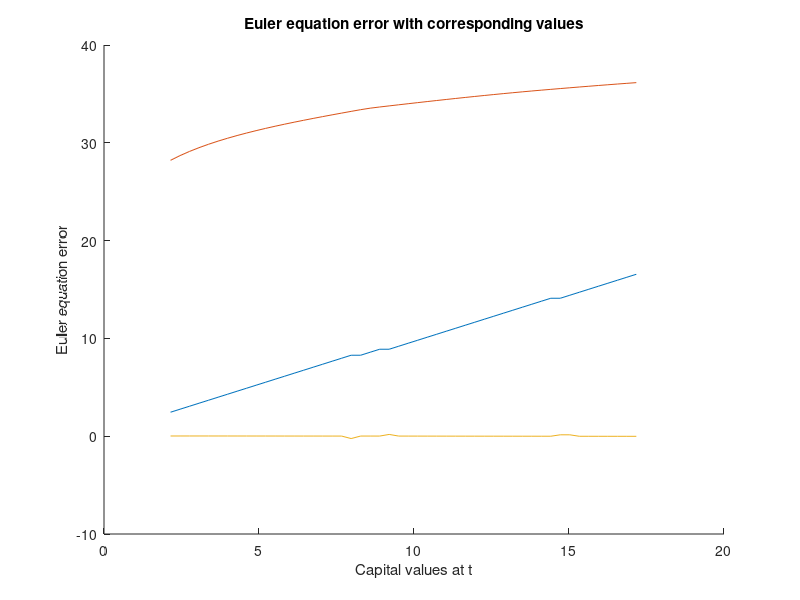

MATLAB code to generate this figure: (Note: this script raises an error after producing the figure.)
% ==========================
% Problem set solving the stochastic neoclassical growth model different
% ways
% ==========================
% clear the workspace
clear
% close all figures
close all
%addpath('C:\Users\tbroer\Dropbox\Teaching\PSE\2021 Quantitative Macro\Problem sets\PS RBC')
%addpath('C:\Users\tbroer\Dropbox\Teaching\PSE\2021 Quantitative Macro\Problem sets')

% ============
% parameters
% ============
alpha=0.4; % capital share - this is alpha
beta = 0.99; % discount factor
rho = 0.95;   % persistence of TFP shock
sigma = 2.00000001; % CRRA coefficient (for 1 equals log, but need to replace the function, so set close to 1)
delta=0.1;

% ============
% options and convergence criteria
% ============

Howard =1; % set to 1 if you want to do policy fct iteration / Howard improvement
criter_V = 1e-6; % conv criterion for value function
N=50; % number of grid points
linear=1; % grid linear or not

%mean of capital non-stochastic steady state
kbar=((1/beta-1+delta)/(alpha))^(1/(alpha-1));
k_0 = 0.75*kbar;


% ==============
% 0. Grids,  etc
% ==============

% center the grid around mean of capital non-stochastic steady state
kbar=((1/beta-1+delta)/(alpha))^(1/(alpha-1));
% the grid
if delta==1
    if linear==1
        % linear sequence kbar -2kbar in N steps
        kgrid=linspace(kbar/2,2*kbar,N);
    else
        % linear sequence 0-0.5 in N steps, divided by 0.5 all to the power
        % of 5; times 1.5kbar
        temp=linspace(0,0.5,N).^5/0.5^5*(2*kbar-kbar/2);
        % 0.5kbar + temp
        kgrid=kbar/2+temp;
    end
else
    % if delta ~= 1, linear sequence 0.25kbar-2kbar in N steps
    kgrid=linspace(kbar/4 ,2*kbar,N);
end

% ==============
% 1. analytical case delta=1, finite T and infinite T
% ==============

alpha=0.4; % capital share - this is alpha
beta = 0.99; % discount factor
rho = 0.95;   % persistence of TFP shock
sigma = 2.00000001; % CRRA coefficient (for 1 equals log, but need to replace the function, so set close to 1)
delta=0.1;

% a. analytical policies, finite and infinite horizon


if delta==1 % only makes sense for delta=1
    k_analyt=zeros(1,T);
    
    k_analyt(1)=k_0;
    k_analyt_finite(1)=k_0;
    for t=2:T
        k_analyt(t)=(alpha*beta)*k_analyt(t-1)^alpha;
        temp=0;
        if t<T
            for i=t:T-1
                temp=alpha*beta*(1+temp);
            end
        end
        coef(t)=temp/(1+temp);
        k_analyt_finite(t)=coef(t)*k_analyt_finite(t-1)^alpha;
    end
    for i=1:N
        kprime_analyt(i)=(alpha*beta)*kgrid(i)^alpha;
    end
end

% ==============
% 2. Value function iteration (solve with and w/o Howard / policy function iteration), infinite T
% ==============

%pre-allocate matrices c, u for speed
u = zeros(N,N);
c = zeros(N,N);

% one period return
for i=1:N
    for j=1:N %Think if kgrid(j) is correct or should maybe be kprime for the - kgrid(j)
        c(i,j)= kgrid(i)^alpha - kgrid(j) + (1-delta)*kgrid(i);
        if c(i,j)>0
            u(i,j)=(c(i,j)^(1-sigma) -1)/(1-sigma);
        else
            %But I think the above should be correct, bc of same structure
            %here
            u(i,j)=-1e50*((kgrid(i)^alpha+(1-delta)*kgrid(i)-kgrid(j))<=0);
            %we penalize the negative value of c by giving them an utility
            %of minus infinity
        end
    end
end

% initial guesses and preallocations
dV=1;

%V= k_0^alpha - kgrid + (1-delta)*k_0;
%V= (V.^(1-sigma) -1)/(1-sigma);
% Alternative initial value definition
V = zeros(1,N);
VV = zeros(N,N);
Vnew = zeros(1,N);
kprime = zeros(1,N);
Vnewhow = zeros(1,N);
index = zeros(1,N); %stores the index of the optimal policy kprime(kgrid(i))
%kgrid(index(i))=kprime(i)
iter=0;
tic

% main loop
while dV>criter_V
    iter=iter+1;
    for i=1:N % loop over capital today
        for j=1:N %... and over capital tomorrow
            VV(i,j)= u(i,j) + beta*V(j); %this is without the interpolation
        end
        % take maximum over capital tomorrow
        [Vnew(i), maxI]= max(VV(i,:));
        index(i) = maxI;
        % record policy function - doesnt make sense
        kprime(i) = kgrid(maxI);
    end
    %dV =max(abs(Vnew-V)); %new-Corentin
    % Howard - doesn't help much here
    if Howard==1 && iter>3 %dV<criter_V*10^3  
        %k_mid_convergence = iter;
%         dVV=1;
%         while dVV>criter_V
%             for i=1:N
%                 temp = kgrid(i)^alpha - kprime(i) + (1-delta)*kgrid(i);
%                 temp = (temp^(1-sigma) -1)/(1-sigma);
%                 Vnewhow(i)=temp + beta*Vnew(i);
%                 clear temp
%             end
%             dVV=max(max(abs(Vnewhow-Vnew)));
%             %disp(dVV)
%             Vnew=Vnewhow;
%             disp("dVV")
%             disp(dVV)
%         end
        for i=1:N %new - Corentin
            temp = kgrid(i)^alpha - kprime(i) + (1-delta)*kgrid(i);
            temp = (temp^(1-sigma) -1)/(1-sigma);
            %[V_test , h] = max((u(i,:)+beta*Vnew));
            %gives us the result of the optimal policy for a given i and a
            %given V : V_test solves the maximization problem
            Vnewhow(i)=temp + beta*Vnew(index(i)); %Vnew(index(i))=V evaluated in kprime(i)
            clear temp
        end
        dV=max(abs(Vnewhow-Vnew));
        Vnew=Vnewhow;
        disp("dVHoward");
        disp(dV);
        iter = iter+1; 
        %we count 1 loop with policy function iteration as one iteration to
        %compare with the case without howard
    end %end of new-Corentin
    
    % calculate convergence criterion
    % but basically, we stop if the old-new difference in values is small
    dV=max(abs(Vnew-V)); %works also without doubling max
    % updated value function
    V=Vnew;
    disp('dV')
    disp(dV)
end

V_disc_VFI=V;
toc

%% Build plots for policy functions - Plot policy function k'(k)
hold on
title("K' policy function plot")
plot(kgrid, kprime), xlabel('Capital values at t'), ylabel('Capital level at t+1');
hold off
%%
hold on
title("Value function plot by capital values")
plot(kgrid, V), xlabel('Capital values at t'), ylabel('Value function result at t');
hold off
%%

% Euler equation errors in percent

% consumption vector today
c1= kgrid.^alpha + (1- delta)*kgrid - kprime;
% consumption vector at choice kprime tomorrow
c2= interp1(kgrid, c1, kprime,'linear','extrap');
% marginal productivity
margprod=alpha.*kprime.^(alpha-1) + 1 - delta;

EEerror_disc=(c1 - beta.*margprod.^(-1/sigma).*c2)./c1;
maxEEerror_disc=max(abs(EEerror_disc));

hold on
title("Euler equation error with corresponding values")
plot(kgrid, EEerror_disc), xlabel('Capital values at t'), ylabel('Euler equation error');
hold off
%%
% ==============
% 3. Value function iteration with interpolation
% ==============
% set options for fminsearch
options=optimset('MaxIter',5000,'MaxFunEval',5000,'TolFun',1e-12);
% initial guesses
dV=1;
V=V_disc_VFI;%zeros(N,1);
iter=0;
tic
kprime_VFI_cont=kprime;%kprime_VFI; %initial guess

        alpha1 = (3-sqrt(5))/2;
        alpha2 = (sqrt(5)-1)/2;
tic

% fminsearch
while dV>criter_V
    iter=iter+1;
    kprimelow=min(kgrid); kprimehigh=1.3*min(kgrid);
    for i=1:N % loop over capital today
        % find maximum over capital tomorrow - now using interpolation
        [kprime_VFI_cont(i),Vnew(i,1)]=fminsearch(@(x) Valuefun(x,kgrid,kgrid(i),alpha,sigma,V,delta,beta),kprime_VFI_cont(i),options);
    end
    Vnew=-Vnew; % take negative as Valuefun is for minimisation
    % calculate convergence criterion
    dV=max(max(abs(Vnew-V)));
    % updated value function
    V=Vnew;
    %disp('dV')
    %disp(dV)%
end
t_fmins=toc;
%%
% with Golden Search
dV=1;
ctemp=kgrid.^alpha+(1-delta)*kgrid;
V=V_disc_VFI;%(ctemp.^(1-sigma)-1)/(1-sigma)
kprime_VFI_contG = zeros(1,N);
VnewG = zeros(1,N);
iter=0;
tic
while dV>criter_V
    iter=iter+1;

    for i=1:N % loop over capital today
        
        if i==1
            kprimelow=min(kgrid); 
            kprimehigh=max(kgrid);
        else
            kprimelow=max(kprimelow,min(kgrid)); 
            kprimehigh=1.2*kprimelow;
        end
        b1=kprimelow+alpha1*(kprimehigh-kprimelow); %lower bound candidate
        b2=kprimelow+alpha2*(kprimehigh-kprimelow); %upper bound candidate
        %Starting value function results
        Vlow=Valuefunpos(kprimelow,kgrid,kgrid(i),alpha,sigma,V,delta,beta);
        Vhigh=Valuefunpos(kprimehigh,kgrid,kgrid(i),alpha,sigma,V,delta,beta);
        %Candidate value function results
        % Lower bound cand result
        Vb1=Valuefunpos(b1,kgrid,kgrid(i),alpha,sigma,V,delta,beta);
        % Upper bound cand result
        Vb2=Valuefunpos(b2,kgrid,kgrid(i),alpha,sigma,V,delta,beta);
        dk=1;
        criter_k=1e-12;
        while dk>criter_k
        % use golden search
        if Vb2>Vb1                                            
            kprimelow=b1; 
            Vlow=Valuefunpos(kprimelow,kgrid,kgrid(i),alpha,sigma,V,delta,beta);
            b1=kprimelow+alpha1*(kprimehigh-kprimelow);
            Vb1=Valuefunpos(b1,kgrid,kgrid(i),alpha,sigma,V,delta,beta);
            b2=kprimelow+alpha2*(kprimehigh-kprimelow);
            Vb2=Valuefunpos(b2,kgrid,kgrid(i),alpha,sigma,V,delta,beta);
        else
            kprimehigh=b2;
            Vhigh=Valuefunpos(kprimehigh,kgrid,kgrid(i),alpha,sigma,V,delta,beta);
            b2=kprimelow+alpha2*(kprimehigh-kprimelow);
            Vb2=Valuefunpos(b2,kgrid,kgrid(i),alpha,sigma,V,delta,beta);
            b1=kprimelow+alpha1*(kprimehigh-kprimelow);
            Vb1=Valuefunpos(b1,kgrid,kgrid(i),alpha,sigma,V,delta,beta);
        end
        dk=abs(Vhigh-Vlow);
        end
        kprime_VFI_contG(i)=1/2*(kprimelow+kprimehigh);
        VnewG(i)=1/2*(Vlow+Vhigh);

        % disp([Vnew(i,1),kprime_VFI_cont(i)])
    end
    
    % calculate convergence criterion
    dV=max(max(abs(VnewG-V)));
    % updated value function
    V=VnewG;    
    disp('dV')
    disp(dV)
end
t_G=toc;

%%

% Euler equation errors in percent
% consumption vector today
c1=[ xxxx FILL THIS IN xxxx ]
% consumption vector at choice kprime tomorrow
c2=[ xxxx FILL THIS IN xxxx ]
% marginal productivity
margprod=[ xxxx FILL THIS IN xxxx ]

EEerror_cont=[ xxxx FILL THIS IN xxxx ]
maxEEerror_cont=max(abs(EEerror_cont));


% ==============
% Figures
% ==============
% plot policy function
figure(1)
% levels
subplot(2,1,1)
hold on
if delta==1 && abs(sigma-1)<0.001
    kprime_analyt_pol=alpha*beta*kgrid.^alpha;
    plot(kgrid,kprime_analyt_pol,'b-','Linewidth',1)
end
plot(kgrid,kprime_VFI,'k-','Linewidth',1)
plot(kgrid,kprime_VFI_cont,'k--','Linewidth',1)
plot(kgrid,kprime_VFI_contG,'k--','Linewidth',1)
